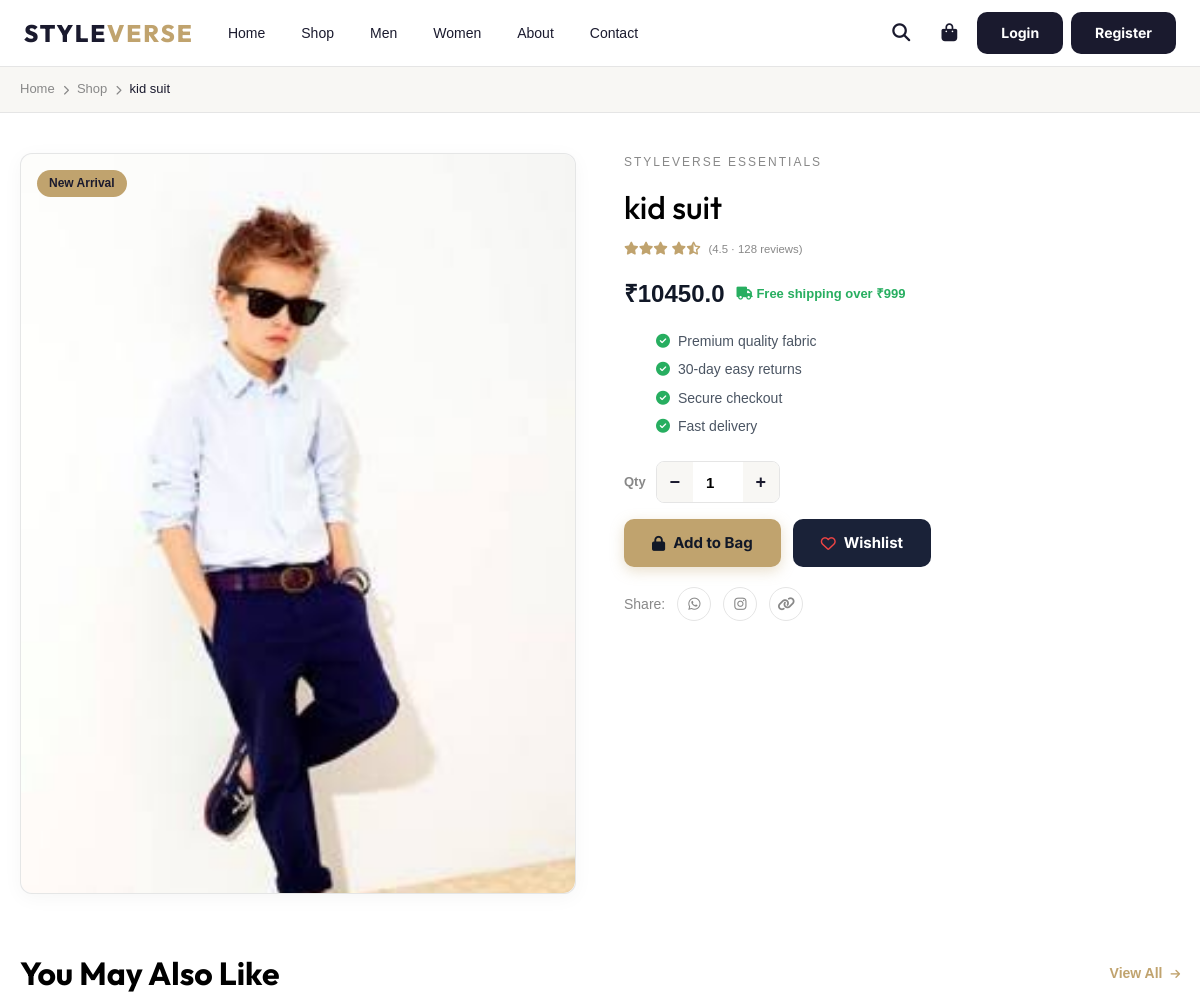
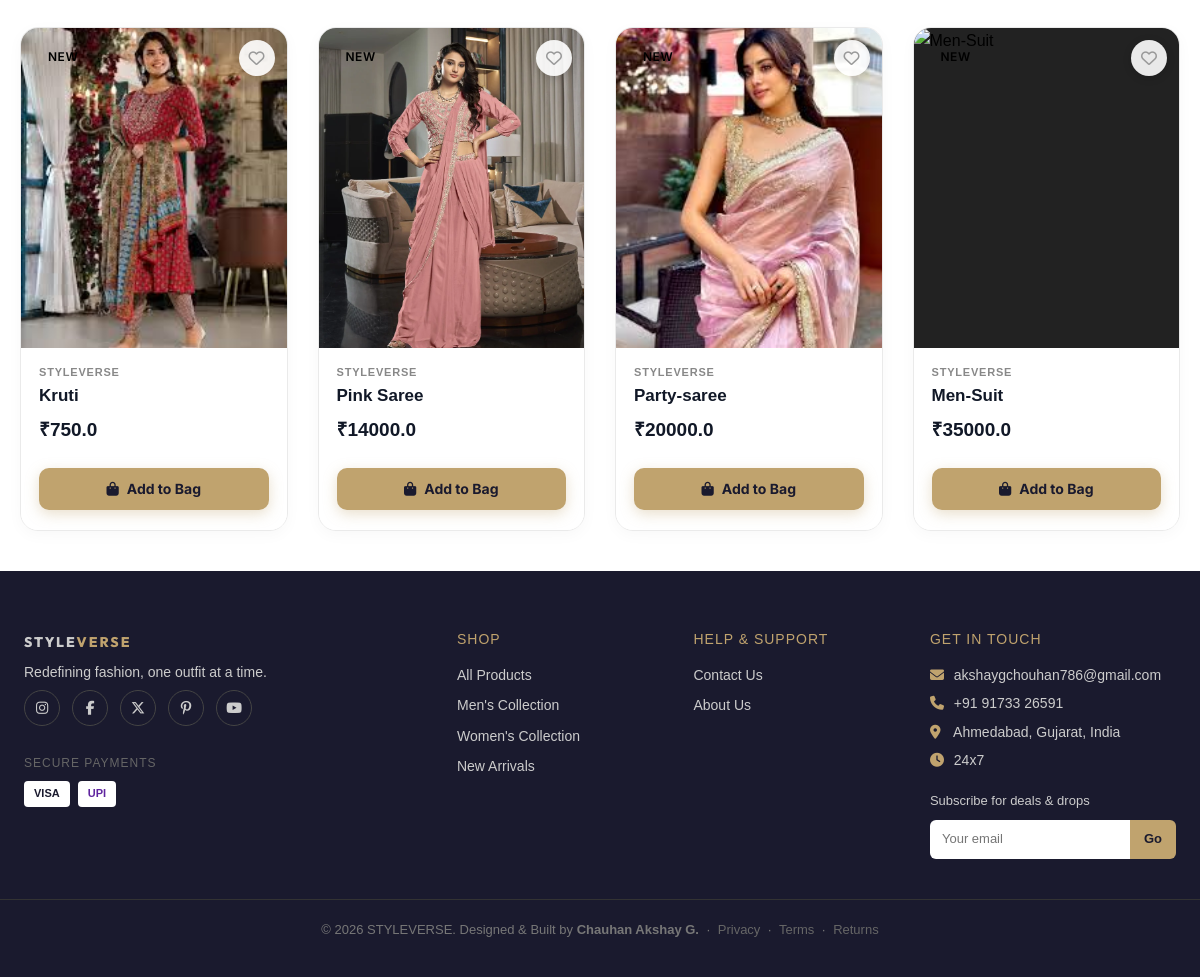
Screenshot of /product/27/?type=product with the database file from the repository (2 pictures, top to bottom).
### shopapp/models.py (models this page shows, shortened)
class Product(models.Model):
    name = models.CharField(max_length=50)
    price = models.FloatField()
    discount = models.FloatField(default=0, help_text='Discount percentage (0-100)')
    stock = models.IntegerField(default=25, help_text='Stock quantity available')
    image = models.ImageField(upload_to='Product')
    created_by = models.ForeignKey(User, on_delete=models.SET_NULL, null=True, blank=True, related_name='added_general_products', help_text='Sub-Admin who added this product')
    @property
    def image_url(self):
        try:
            if not self.image:
                return ''
            full_path = os.path.join(settings.MEDIA_ROOT, str(self.image))
            if not os.path.exists(full_path):
                return ''
            return self.image.url
        except (ValueError, AttributeError):
            return ''
    @property
    def model_name(self):
        return 'product'

### shopapp/views.py (the view)
# urls.py: path('product/<int:pk>/', views.product_detail, name='product_detail'),
def product_detail(request, pk):
    model_type = request.GET.get('type')
    product = get_product_by_pk(pk, model_type=model_type)
    if not product:
        product = get_object_or_404(Product, pk=pk)
    all_prods = get_all_combined_products('-pk')
    related = [p for p in all_prods if p.pk != pk][:4]
    viewed = request.session.get('recently_viewed', [])
    if pk in viewed:
        viewed.remove(pk)
    viewed.insert(0, pk)
    viewed = viewed[:6]                          # keep last 6
    request.session['recently_viewed'] = viewed
    rv_ids = [i for i in viewed if i != pk]
    recently_viewed = []
    for vid in rv_ids:
        obj = get_product_by_pk(vid)
        if obj:
            recently_viewed.append(obj)
    sku       = f'SV-{product.pk:04d}'
    category  = 'Fashion'
    brand     = 'STYLEVERSE'
    in_stock  = True
    stock_qty = 15
    all_sizes   = ['XS', 'S', 'M', 'L', 'XL', 'XXL']
    all_colors  = [
        {'name': 'Black',   'hex': '#1a1a2e'},
        {'name': 'White',   'hex': '#f5f5f5'},
        {'name': 'Navy',    'hex': '#1e3a5f'},
        {'name': 'Gold',    'hex': '#c0a36e'},
        {'name': 'Red',     'hex': '#e74c3c'},
        {'name': 'Olive',   'hex': '#6b7c32'},
    ]
    sizes  = all_sizes
    colors = all_colors[:4]
    wishlist_ids = set()
    if request.user.is_authenticated:
        wishlist_ids = set(
            Wishlist.objects.filter(user=request.user).values_list('object_id', flat=True)
        )
    return render(request, 'products/product_detail.html', {
        'product':        product,
        'related':        related,
        'recently_viewed': recently_viewed,
        'sku':            sku,
        'category':       category,
        'brand':          brand,
        'in_stock':       in_stock,
        'stock_qty':      stock_qty,
        'sizes':          sizes,
        'colors':         colors,
        'wishlist_ids':   wishlist_ids,
    })

### shopapp/context_processors.py (called while the page is built)
def cart_context(request):
    cart = request.session.get('cart', {})
    cart_count = sum(item.get('quantity', 0) for item in cart.values())
    return {'cart_count': cart_count}

def wishlist_context(request):
    wishlist_count = 0
    if request.user.is_authenticated:
        wishlist_count = Wishlist.objects.filter(user=request.user).count()
    return {'wishlist_count': wishlist_count}

def admin_approval_context(request):
    pending_approval_count = 0
    if request.user.is_authenticated and (request.user.is_staff or request.user.is_superuser):
        if request.user.is_superuser:
            pending_approval_count = ProductRequest.objects.filter(status='pending').count()
        else:
            pending_approval_count = ProductRequest.objects.filter(user=request.user, status='pending').count()
    return {'pending_approval_count': pending_approval_count}

### shopapp/views.py (called while the page is built, shortened)
def get_all_combined_products(sort_by='-pk'):
    p1 = list(Product.objects.all())
    p2 = list(Men.objects.all())
    p3 = list(Women.objects.all())
    all_prods = p1 + p2 + p3
    reverse = sort_by.startswith('-')
    all_prods.sort(key=lambda x: x.pk, reverse=reverse)
    return all_prods

def get_product_by_pk(pk, model_type=None):
    model_map = {'product': Product, 'men': Men, 'women': Women}
    if model_type and model_type in model_map:
        obj = model_map[model_type].objects.filter(pk=pk).first()
        if obj:
            return obj

### templates/products/product_detail.html (shortened to what this page needs)
{% extends 'base.html' %}
{% load static %}
{% block content %}
<div class="sv-breadcrumb">
  <div class="sv-container">
    <a href="{% url 'index' %}">Home</a>
    <i class="fa fa-chevron-right"></i>
    <a href="{% url 'product_list' %}">Shop</a>
    <i class="fa fa-chevron-right"></i>
    <span>{{ product.name }}</span>
  </div>
</div>
<section class="sv-section">
  <div class="sv-container">
    <div class="sv-pdp">
      <div class="sv-pdp__gallery">
        {% if product.image %}
        <div class="sv-pdp__img-wrap">
          <img src="{{ product.image.url }}" alt="{{ product.name }}" class="sv-pdp__main-img" id="mainImg">
          <span class="sv-pdp__badge">New Arrival</span>
        </div>
        {% else %}
        <div class="sv-pdp__placeholder"><i class="fa fa-tshirt"></i></div>
        {% endif %}
      </div>
      <div class="sv-pdp__info">
        <p class="sv-pdp__brand">STYLEVERSE ESSENTIALS</p>
        <h1>{{ product.name }}</h1>
        <div class="sv-stars" style="margin:8px 0 16px;">
          <i class="fa fa-star"></i><i class="fa fa-star"></i><i class="fa fa-star"></i>
          <i class="fa fa-star"></i><i class="fa fa-star-half-alt"></i>
          <small>(4.5 · 128 reviews)</small>
        </div>
        <div class="sv-pdp__price">
          <span class="sv-price sv-price--lg">₹{{ product.price }}</span>
          <span class="sv-pdp__free-ship"><i class="fa fa-truck"></i> Free shipping over ₹999</span>
        </div>
        <ul class="sv-pdp__features">
          <li><i class="fa fa-check-circle"></i> Premium quality fabric</li>
          <li><i class="fa fa-check-circle"></i> 30-day easy returns</li>
          <li><i class="fa fa-check-circle"></i> Secure checkout</li>
          <li><i class="fa fa-check-circle"></i> Fast delivery</li>
        </ul>
        <div class="sv-pdp__qty" style="display:flex; align-items:center; gap:10px; margin-top:24px;">
          <label style="font-size:13px; font-weight:700; color:var(--sv-muted); margin:0;">Qty</label>
          <div class="sv-qty-wrap">
            <button type="button" onclick="qtyChange(-1)" class="sv-qty-btn">−</button>
            <input type="number" name="quantity" id="qtyInput" form="cartForm" value="1" min="1" max="10" class="sv-qty-input">
            <button type="button" onclick="qtyChange(1)" class="sv-qty-btn">+</button>
          </div>
        </div>
        <div class="sv-pdp__action-group" style="display:flex; align-items:center; gap:12px; flex-wrap:wrap; margin-top:16px;">
          <form method="POST" action="{% url 'cart' %}" id="cartForm" style="display:inline-flex; margin:0;">
            <button type="submit" class="sv-btn sv-btn--lg sv-btn--gold" style="margin:0; background:#C0A36E; color:#111827; font-weight:700;">
              <i class="fa-solid fa-lock"></i> Add to Bag
            </button>
          </form>
          {% if user.is_authenticated %}
          <form method="POST" action="{% url 'toggle_wishlist' %}" style="display:inline-flex; margin:0;">
            {% csrf_token %}
            <input type="hidden" name="model_type" value="{% if product.model_name %}{{ product.model_name }}{% else %}product{% endif %}">
            <input type="hidden" name="object_id" value="{{ product.pk }}">
            <button type="submit" class="sv-btn sv-btn--lg"
              style="margin:0; background:#1A2238; color:#ffffff; font-weight:700; border:none; display:inline-flex; align-items:center; gap:8px;">
              <i class="fa-solid fa-heart" style="color:#ef4444;"></i> {% if product.pk in wishlist_ids %}Wishlist{% else %}Wishlist{% endif %}
            </button>
          </form>
          {% else %}
          <a href="{% url 'login' %}?next={{ request.path }}" class="sv-btn sv-btn--lg"
            style="margin:0; background:#1A2238; color:#ffffff; font-weight:700; border:none; display:inline-flex; align-items:center; gap:8px; text-decoration:none;">
            <i class="fa-regular fa-heart" style="color:#ef4444;"></i> Wishlist
          </a>
          {% endif %}
        </div>
        <div class="sv-pdp__share" style="margin-top:20px;">
          <span>Share:</span>
          <a href="#" title="Share on WhatsApp"><i class="fab fa-whatsapp"></i></a>
          <a href="#" title="Share on Instagram"><i class="fab fa-instagram"></i></a>
          <a href="#" title="Copy link" onclick="navigator.clipboard.writeText(window.location.href);return false;"><i
              class="fa fa-link"></i></a>
        </div>
      </div>
    </div>
    {% if related %}
    <div class="sv-section-header" style="margin-top:60px;">
      <h2 class="sv-section__title" style="text-align:left;margin-bottom:0;">You May Also Like</h2>
      <a href="{% url 'product_list' %}" class="sv-link">View All <i class="fa fa-arrow-right"></i></a>
    </div>
    <div class="sv-product-grid" style="margin-top:24px;">
      {% for rp in related %}
      <div class="sv-product-card">
        <div class="sv-product-img-wrapper" style="position: relative;">
          <span class="sv-tag-badge">NEW</span>
          <form method="POST" action="{% url 'toggle_wishlist' %}" class="sv-wishlist-form">
            <button type="submit" class="sv-wishlist-btn" title="Add to Wishlist">
              {% if rp.pk in wishlist_ids %}
              <i class="fa-solid fa-heart sv-heart--active"></i>
              {% else %}
              <i class="fa-regular fa-heart"></i>
              {% endif %}
            </button>
          </form>
        </div>
        <div class="sv-product-card__info">
          <span class="sv-product-card__brand">STYLEVERSE</span>
          <a href="{% url 'product_detail' rp.pk %}" class="sv-product-card__name">{{ rp.name }}</a>
          {% if rp.discount > 0 %}
          <div class="sv-product-card__pricing">
            <div style="display: flex; align-items: center; gap: 8px;">
              <span class="sv-price" style="text-decoration: line-through; color: #999; font-size: 12px;">₹{{ rp.price }}</span>
              <span class="sv-price" style="color: #e74c3c; font-weight: bold;">₹{{ rp.get_discounted_price }}</span>
              <span
                style="background: #e74c3c; color: white; padding: 2px 6px; border-radius: 3px; font-size: 11px; font-weight: bold;">{{ rp.discount|floatformat:0 }}%</span>
            </div>
          </div>
          {% else %}
          <div class="sv-product-card__price">
            <span class="sv-price">₹{{ rp.price }}</span>
          </div>
          {% endif %}
          <form method="POST" action="{% url 'cart' %}" style="margin-top:10px;">
            <button type="submit" class="sv-btn sv-btn--sm sv-btn--full sv-btn--gold">
              <i class="fa fa-shopping-bag"></i> Add to Bag
            </button>
          </form>
        </div>
      </div>
      {% endfor %}
    </div>
    {% endif %}
  </div>
</section>
{% endblock %}

### static/css/list.css (style rules this page uses)
* { box-sizing: border-box; margin: 0; padding: 0; }
body { font-family: 'Montserrat', sans-serif; background-color: var(--sv-body-bg); color: var(--sv-text-dark); }
.sv-container { max-width: 1200px; margin: 0 auto; padding: 0 20px; }
.sv-section { padding: 40px 0; }
.sv-product-grid { display: grid; grid-template-columns: repeat(auto-fill, minmax(260px, 1fr)); gap: 30px; }
.sv-product-card { display: flex; flex-direction: column; height: 100%; }
.sv-product-card { background: var(--sv-card-bg); transition: transform 0.3s ease; }
.sv-product-img-wrapper { position: relative; width: 100%; aspect-ratio: 3 / 4; background-color: #f5f5f5; overflow: hidden; }
.sv-tag-badge { position: absolute; top: 15px; left: 15px; background-color: var(--sv-dark-bg); color: var(--sv-text-light); padding: 4px 12px; font-size: 0.75rem; text-transform: uppercase; font-weight: 600; letter-spacing: 0.5px; }
.sv-wishlist-form { position: absolute; top: 12px; right: 12px; z-index: 10; margin: 0; padding: 0; }
.sv-wishlist-btn { background: rgba(255, 255, 255, 0.9); border: none; border-radius: 50%; width: 36px; height: 36px; display: flex; align-items: center; justify-content: center; cursor: pointer; box-shadow: 0 2px 8px rgba(0, 0, 0, 0.15); transition: transform 0.2s ease, background 0.2s ease, box-shadow 0.2s ease; font-size: 1rem; color: #999; padding: 0; line-height: 1; }
.sv-wishlist-btn .fa-regular.fa-heart { color: #999; transition: color 0.2s ease; }

### rows the page displays
Product: name "kid suit", image (picture), price "10450.0"
Product: name "Kruti", price "750.0"
Product: name "Pink Saree", price "14000.0"
Product: name "Party-saree", price "20000.0"
Product: name "Men-Suit", price "35000.0"
